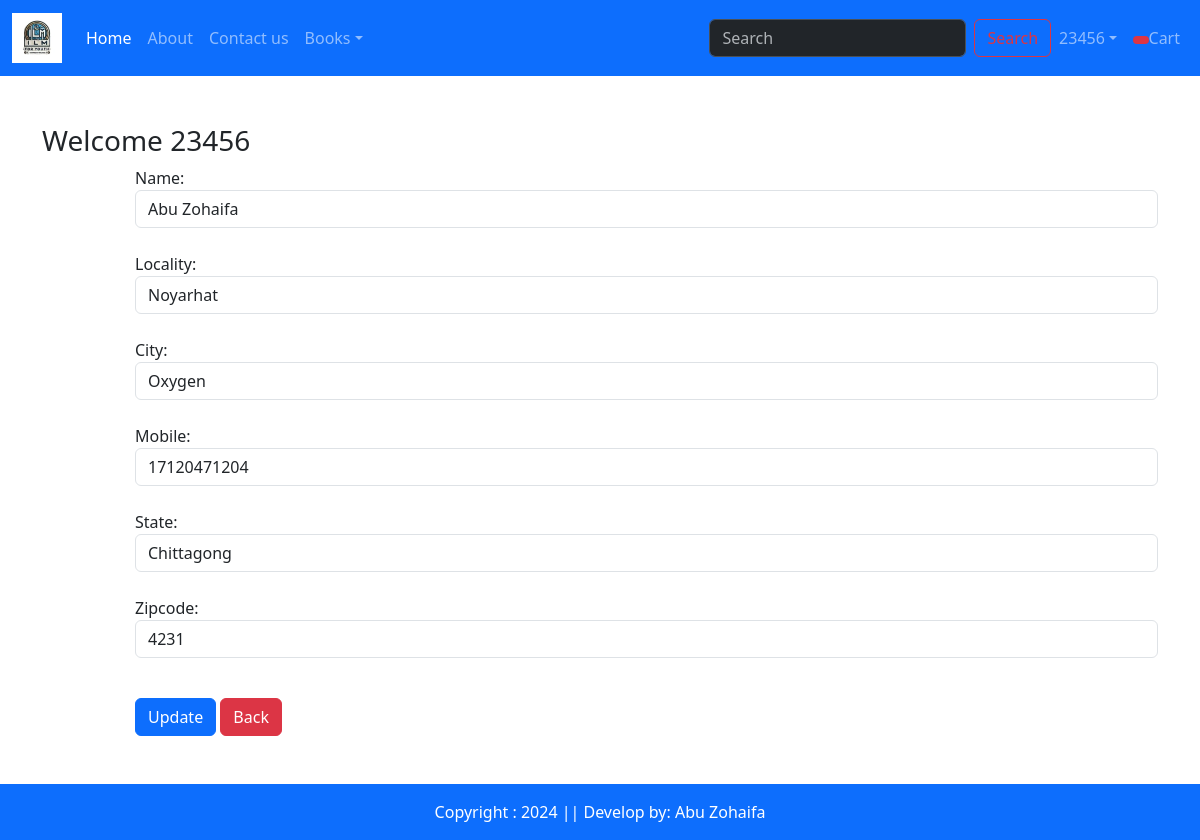
Page /update-address/7 (signed in) on the committed database.
### app/models.py (models this page shows, shortened)
class Customer(models.Model):
    user = models.ForeignKey(User, on_delete=models.CASCADE)
    name = models.CharField(max_length=200)
    locality = models.CharField(max_length=200)
    city = models.CharField(max_length=50)
    mobile = models.IntegerField(default=0)
    zipcode = models.IntegerField()
    state = models.CharField(choices=STATE_CHOICES, max_length=108)

### app/views.py (the view, shortened to what this page needs)
# urls.py: path("update-address/<int:pk>", views.updateAddress.as_view(), name="update-address" ),
class updateAddress(View):
    def get(set, request, pk):
        add = Customer.objects.get(pk=pk)
        form = CustomerProfileForm(instance=add)
        return render(request, "app/updateaddress.html", locals())

### app/forms.py
class CustomerProfileForm(forms.ModelForm):
    class Meta:
        model = Customer
        fields = ['name', 'locality', 'city', 'mobile', 'state', 'zipcode']
        widgets={'name':forms.TextInput(attrs={'class': 'form-control'}),
                'locality': forms.TextInput(attrs={'class': 'form-control'}),
                'city': forms.TextInput(attrs={'class': 'form-control'}),
                'mobile': forms.NumberInput(attrs={'class': 'form-control'}),
                'state': forms.Select(attrs={'class': 'form-control'}),
                'zipcode': forms.NumberInput(attrs={'class': 'form-control'}),
                }

### app/context_processors.py (called while the page is built)
def total_items(request):
    totalitem = 0
    if request.user.is_authenticated:
        totalitem = len(Cart.objects.filter(user=request.user))
    return {'totalitem': totalitem}

### app/templates/app/updateaddress.html (shortened to what this page needs)
{% extends 'app/base.html' %}
{% load static %}
{% block main-content %}
<div class="container my-5">
    <div class="row">
    <h3>Welcome <span class="text-capitalize">{{request.user}}</span></h3>
    </div>
    <div class="col-sm-B offset-sm-1">
        <form action="" method="post">
            {% for fm in form %}
                {{fm.label_tag}} {{fm}} <small class="text-danger">{{fm.errors |striptags}}</small> <br>
            {% endfor %}
            <div class="col-12 mt-3">
                <button type="submit" class="btn btn-primary">Update</button>
                <a href= {% url 'address'%} type='button' class='btn btn-danger'>Back</a>
            </div>
        </form>
    </div>
</div>
{% endblock main-content %}

### app/templates/app/base.html (shortened to what this page needs)
{% load static %}
<!DOCTYPE html>
<html lang="en">
<head>
    <link rel="stylesheet" href="https://cdnjs.cloudflare.com/ajax/libs/font-awesome/6.7.2/css/all.min.css"/>
    <link href="https://cdn.jsdelivr.net/npm/bootstrap@5.3.3/dist/css/bootstrap.min.css" rel="stylesheet">
    <link rel="stylesheet" href="{% static 'app/css/owl.carousel.min.css' %}" />
    <link rel="stylesheet" href="{% static 'app/css/style.css' %}" />
</head>
<body>
    <nav class="navbar navbar-expand-lg bg-primary" data-bs-theme="dark">
        <div class="container-fluid">
          <a class="navbar-brand" href="{% url 'home' %}"><img src="{% static 'app\images\product\title.jpg' %}" alt="" width="50" height="50"></a>
          <div class="collapse navbar-collapse" id="navbarColor01">
            <ul class="navbar-nav me-auto">
              <li class="nav-item">
                <a class="nav-link active" href="{% url 'home' %}">Home
                </a>
              </li>
              <li class="nav-item">
                <a class="nav-link" href="{% url 'about' %}">About</a>
              </li>
              <li class="nav-item">
                <a class="nav-link" href="{% url 'contact' %}">Contact us</a>
              </li>
              <li class="nav-item dropdown">
                <a class="nav-link dropdown-toggle" data-bs-toggle="dropdown" href="#" role="button" aria-haspopup="true" aria-expanded="false">Books</a>
              </li>
            </ul>
            <form class="d-flex" role="search" action="/search">
              <input class="form-control me-2" type="search" placeholder="Search" name="search"
              aria-label="Search">
              <button class="btn btn-outline-danger" type="submit">Search</button>
              </form>
          </div>
          <ul class="navbar-nav me-auto">
            {% if request.user.is_authenticated %}
            <li class="nav-item dropdown">
            <a class="nav-link dropdown-toggle" data-bs-toggle="dropdown" href="#" role="button" aria-haspopup="true" aria-expanded="false">{{ request.user.username }}</a>
            </li>
            <li class="nav-item"><a class="nav-link" href="{% url 'showcart' %}"><span class="badge bg-danger"> {% if totalitem > 0 %} {{totalitem}} {% endif %}</span>Cart</a></li
            {% else %}
            <li class="nav-item"><a class="nav-link" href="{% url 'login' %}">Login</a></li>
            <li class="nav-item"><a class="nav-link" href="{% url 'customerregistration' %}">Register</a></li>
            {% endif %}
          </ul>
        </div>
      </nav>
    <main>
    {% block main-content %}{% endblock main-content %}
    </main>
    <footer class="bg-primary text-white text-center py-3 mt-4">
        Copyright : 2024 || Develop by: Abu Zohaifa
    </footer>
</body>
</html>

### rows in the picture
Customer: form "Abu Zohaifa" "Noyarhat" "Oxygen" "17120471204" "Chittagong" "4231"

### other values in the picture
{{ request.user.username }} "23456"
{{ request.user }} "23456"
{{ fm.label_tag }} "Name:" "Locality:" "City:" "Mobile:" "State:" "Zipcode:"
